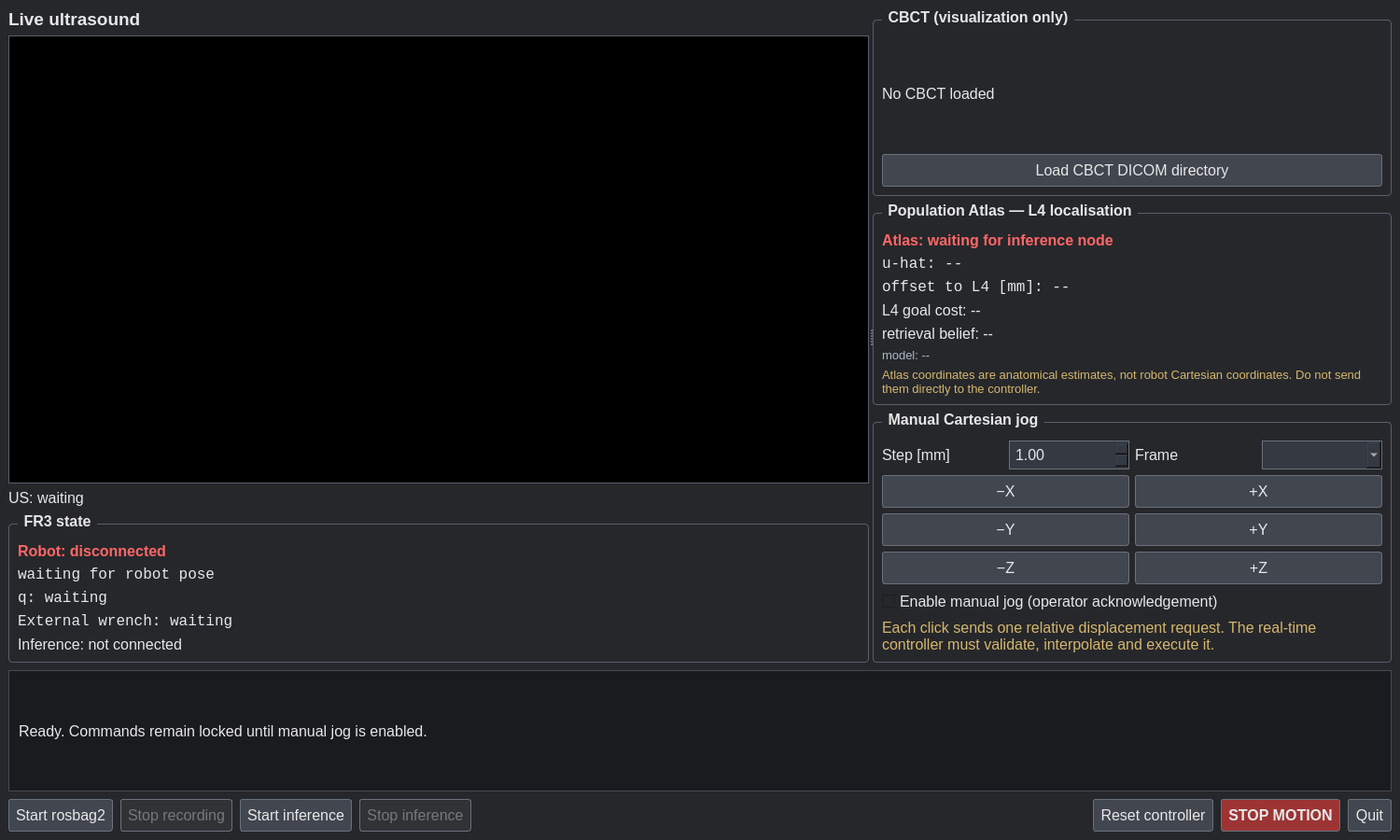
<?xml version="1.0" encoding="UTF-8"?>
<ui version="4.0">
 <class>DeepUSNavConsole</class>
 <widget class="QMainWindow" name="DeepUSNavConsole">
  <property name="geometry">
   <rect>
    <x>0</x>
    <y>0</y>
    <width>1500</width>
    <height>900</height>
   </rect>
  </property>
  <property name="minimumSize">
   <size>
    <width>1200</width>
    <height>760</height>
   </size>
  </property>
  <property name="windowTitle">
   <string>DeepUSNav — FR3 Operator Console</string>
  </property>
  <widget class="QWidget" name="centralwidget">
   <property name="styleSheet">
    <string notr="true">* { background-color: #25272b; color: #e7e7e7; font-size: 12pt; }
QGroupBox { border: 1px solid #59606a; border-radius: 4px; margin-top: 12px; padding-top: 10px; font-weight: bold; }
QGroupBox::title { subcontrol-origin: margin; left: 10px; padding: 0 4px; }
QPushButton { background-color: #41464f; border: 1px solid #69717d; border-radius: 3px; padding: 7px; }
QPushButton:hover { background-color: #515965; }
QPushButton:pressed { background-color: #30353c; }
QPushButton:disabled { color: #777; background-color: #303236; }
QPushButton#stop_robot { background-color: #9d3434; font-weight: bold; }
QGraphicsView { background-color: #000; border: 1px solid #59606a; }
QLabel#notes { background-color: #191b1e; border: 1px solid #454a52; padding: 6px; }
QDoubleSpinBox, QComboBox { background-color: #353941; border: 1px solid #69717d; padding: 4px; }</string>
   </property>
   <layout class="QVBoxLayout" name="root_layout">
    <property name="spacing">
     <number>8</number>
    </property>
    <item>
     <widget class="QSplitter" name="main_splitter">
      <property name="orientation">
       <enum>Qt::Horizontal</enum>
      </property>
      <widget class="QWidget" name="observation_panel">
       <layout class="QVBoxLayout" name="observation_layout">
        <item>
         <widget class="QLabel" name="us_title">
          <property name="styleSheet">
           <string notr="true">font-size: 14pt; font-weight: bold;</string>
          </property>
          <property name="text">
           <string>Live ultrasound</string>
          </property>
         </widget>
        </item>
        <item>
         <widget class="QGraphicsView" name="us_view">
          <property name="minimumSize">
           <size>
            <width>640</width>
            <height>480</height>
           </size>
          </property>
         </widget>
        </item>
        <item>
         <widget class="QLabel" name="us_status">
          <property name="text">
           <string>US: waiting</string>
          </property>
         </widget>
        </item>
        <item>
         <widget class="QGroupBox" name="robot_state_group">
          <property name="title">
           <string>FR3 state</string>
          </property>
          <layout class="QVBoxLayout" name="robot_state_layout">
           <item>
            <widget class="QLabel" name="robot_status">
             <property name="styleSheet">
              <string notr="true">font-weight: bold; color: #ff6666;</string>
             </property>
             <property name="text">
              <string>Robot: disconnected</string>
             </property>
            </widget>
           </item>
           <item>
            <widget class="QLabel" name="robot_pose">
             <property name="font">
              <font>
               <family>Monospace</family>
               <pointsize>12</pointsize>
              </font>
             </property>
             <property name="text">
              <string>waiting for robot pose</string>
             </property>
            </widget>
           </item>
           <item>
            <widget class="QLabel" name="joint_state">
             <property name="font">
              <font>
               <family>Monospace</family>
               <pointsize>12</pointsize>
              </font>
             </property>
             <property name="text">
              <string>q: waiting</string>
             </property>
             <property name="wordWrap">
              <bool>true</bool>
             </property>
            </widget>
           </item>
           <item>
            <widget class="QLabel" name="wrench_state">
             <property name="font">
              <font>
               <family>Monospace</family>
               <pointsize>12</pointsize>
              </font>
             </property>
             <property name="text">
              <string>External wrench: waiting</string>
             </property>
            </widget>
           </item>
           <item>
            <widget class="QLabel" name="inference_status">
             <property name="text">
              <string>Inference: not connected</string>
             </property>
            </widget>
           </item>
          </layout>
         </widget>
        </item>
       </layout>
      </widget>
      <widget class="QWidget" name="planning_panel">
       <layout class="QVBoxLayout" name="planning_layout">
        <item>
         <widget class="QGroupBox" name="cbct_group">
          <property name="title">
           <string>CBCT (visualization only)</string>
          </property>
          <layout class="QVBoxLayout" name="cbct_layout">
           <item>
            <layout class="QVBoxLayout" name="vtk_volume"/>
           </item>
           <item>
            <widget class="QLabel" name="cbct_path">
             <property name="text">
              <string>No CBCT loaded</string>
             </property>
             <property name="wordWrap">
              <bool>true</bool>
             </property>
            </widget>
           </item>
           <item>
            <widget class="QPushButton" name="load_cbct">
             <property name="text">
              <string>Load CBCT DICOM directory</string>
             </property>
            </widget>
           </item>
          </layout>
         </widget>
        </item>
        <item>
         <widget class="QGroupBox" name="atlas_group">
          <property name="title">
           <string>Population Atlas — L4 localisation</string>
          </property>
          <layout class="QVBoxLayout" name="atlas_layout">
           <item>
            <widget class="QLabel" name="atlas_status">
             <property name="styleSheet">
              <string notr="true">color: #ff6666; font-weight: bold;</string>
             </property>
             <property name="text">
              <string>Atlas: waiting for inference node</string>
             </property>
            </widget>
           </item>
           <item>
            <widget class="QLabel" name="atlas_coordinate">
             <property name="font">
              <font>
               <family>Monospace</family>
               <pointsize>12</pointsize>
              </font>
             </property>
             <property name="text">
              <string>u-hat: --</string>
             </property>
            </widget>
           </item>
           <item>
            <widget class="QLabel" name="atlas_offset">
             <property name="font">
              <font>
               <family>Monospace</family>
               <pointsize>12</pointsize>
              </font>
             </property>
             <property name="text">
              <string>offset to L4 [mm]: --</string>
             </property>
            </widget>
           </item>
           <item>
            <widget class="QLabel" name="atlas_goal">
             <property name="text">
              <string>L4 goal cost: --</string>
             </property>
             <property name="wordWrap">
              <bool>true</bool>
             </property>
            </widget>
           </item>
           <item>
            <widget class="QLabel" name="atlas_belief">
             <property name="text">
              <string>retrieval belief: --</string>
             </property>
             <property name="wordWrap">
              <bool>true</bool>
             </property>
            </widget>
           </item>
           <item>
            <widget class="QLabel" name="atlas_model">
             <property name="styleSheet">
              <string notr="true">color: #aeb7c4; font-size: 10pt;</string>
             </property>
             <property name="text">
              <string>model: --</string>
             </property>
             <property name="wordWrap">
              <bool>true</bool>
             </property>
            </widget>
           </item>
           <item>
            <widget class="QLabel" name="atlas_contract">
             <property name="styleSheet">
              <string notr="true">color: #d6b66b; font-size: 10pt;</string>
             </property>
             <property name="text">
              <string>Atlas coordinates are anatomical estimates, not robot Cartesian coordinates. Do not send them directly to the controller.</string>
             </property>
             <property name="wordWrap">
              <bool>true</bool>
             </property>
            </widget>
           </item>
          </layout>
         </widget>
        </item>
        <item>
         <widget class="QGroupBox" name="jog_group">
          <property name="title">
           <string>Manual Cartesian jog</string>
          </property>
          <layout class="QVBoxLayout" name="jog_outer_layout">
           <item>
            <layout class="QHBoxLayout" name="jog_options_layout">
             <item>
              <widget class="QLabel" name="jog_step_label">
               <property name="text">
                <string>Step [mm]</string>
               </property>
              </widget>
             </item>
             <item>
              <widget class="QDoubleSpinBox" name="jog_step_mm">
               <property name="minimum">
                <double>0.100000000000000</double>
               </property>
               <property name="maximum">
                <double>50.000000000000000</double>
               </property>
               <property name="singleStep">
                <double>0.100000000000000</double>
               </property>
               <property name="value">
                <double>1.000000000000000</double>
               </property>
              </widget>
             </item>
             <item>
              <widget class="QLabel" name="jog_frame_label">
               <property name="text">
                <string>Frame</string>
               </property>
              </widget>
             </item>
             <item>
              <widget class="QComboBox" name="jog_frame"/>
             </item>
            </layout>
           </item>
           <item>
            <layout class="QGridLayout" name="jog_buttons_layout">
             <item row="0" column="0">
              <widget class="QPushButton" name="jog_x_neg">
               <property name="text">
                <string>−X</string>
               </property>
              </widget>
             </item>
             <item row="0" column="1">
              <widget class="QPushButton" name="jog_x_pos">
               <property name="text">
                <string>+X</string>
               </property>
              </widget>
             </item>
             <item row="1" column="0">
              <widget class="QPushButton" name="jog_y_neg">
               <property name="text">
                <string>−Y</string>
               </property>
              </widget>
             </item>
             <item row="1" column="1">
              <widget class="QPushButton" name="jog_y_pos">
               <property name="text">
                <string>+Y</string>
               </property>
              </widget>
             </item>
             <item row="2" column="0">
              <widget class="QPushButton" name="jog_z_neg">
               <property name="text">
                <string>−Z</string>
               </property>
              </widget>
             </item>
             <item row="2" column="1">
              <widget class="QPushButton" name="jog_z_pos">
               <property name="text">
                <string>+Z</string>
               </property>
              </widget>
             </item>
            </layout>
           </item>
           <item>
            <widget class="QCheckBox" name="enable_jog">
             <property name="text">
              <string>Enable manual jog (operator acknowledgement)</string>
             </property>
            </widget>
           </item>
           <item>
            <widget class="QLabel" name="jog_contract">
             <property name="styleSheet">
              <string notr="true">color: #d6b66b;</string>
             </property>
             <property name="text">
              <string>Each click sends one relative displacement request. The real-time controller must validate, interpolate and execute it.</string>
             </property>
             <property name="wordWrap">
              <bool>true</bool>
             </property>
            </widget>
           </item>
          </layout>
         </widget>
        </item>
       </layout>
      </widget>
     </widget>
    </item>
    <item>
     <widget class="QLabel" name="notes">
      <property name="minimumSize">
       <size>
        <width>0</width>
        <height>42</height>
       </size>
      </property>
      <property name="text">
       <string>Ready. Commands remain locked until manual jog is enabled.</string>
      </property>
     </widget>
    </item>
    <item>
     <layout class="QHBoxLayout" name="bottom_bar">
      <item>
       <widget class="QPushButton" name="record">
        <property name="text">
         <string>Start rosbag2</string>
        </property>
       </widget>
      </item>
      <item>
       <widget class="QPushButton" name="stop_record">
        <property name="enabled">
         <bool>false</bool>
        </property>
        <property name="text">
         <string>Stop recording</string>
        </property>
       </widget>
      </item>
      <item>
       <widget class="QPushButton" name="start_inference">
        <property name="text">
         <string>Start inference</string>
        </property>
       </widget>
      </item>
      <item>
       <widget class="QPushButton" name="stop_inference">
        <property name="enabled">
         <bool>false</bool>
        </property>
        <property name="text">
         <string>Stop inference</string>
        </property>
       </widget>
      </item>
      <item>
       <spacer name="bottom_spacer">
        <property name="orientation">
         <enum>Qt::Horizontal</enum>
        </property>
        <property name="sizeHint" stdset="0">
         <size>
          <width>40</width>
          <height>20</height>
         </size>
        </property>
       </spacer>
      </item>
      <item>
       <widget class="QPushButton" name="reset_robot">
        <property name="text">
         <string>Reset controller</string>
        </property>
       </widget>
      </item>
      <item>
       <widget class="QPushButton" name="stop_robot">
        <property name="text">
         <string>STOP MOTION</string>
        </property>
       </widget>
      </item>
      <item>
       <widget class="QPushButton" name="quit">
        <property name="text">
         <string>Quit</string>
        </property>
       </widget>
      </item>
     </layout>
    </item>
   </layout>
  </widget>
 </widget>
 <resources/>
 <connections/>
</ui>
